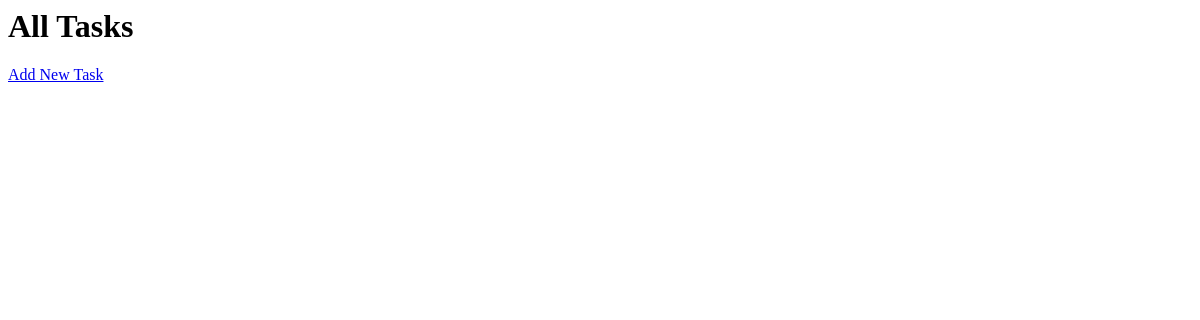
/api/tasks, run on an earlier commit of the app's database.
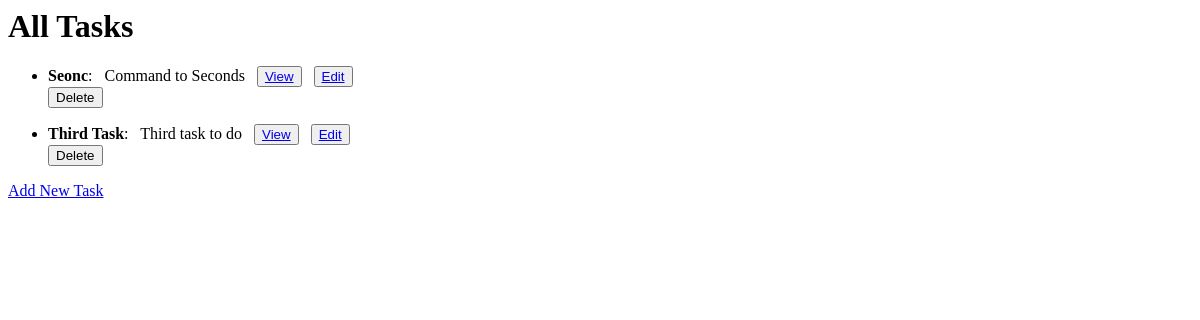
And on a later commit of the database.
### exapp/models.py (models this page shows, shortened)
class TaskModel(models.Model):
    title =models.CharField(max_length=100)
    description =models.CharField(max_length=200)
    status = models.CharField(
        max_length=10,
        choices=STATUS_CHOICES,
        default='incomplete',
    )

### exapp/views.py (the view)
# urls.py: path('tasks', views.getAllTask, name='tasks'),
def getAllTask(request):
    tasks = TaskModel.objects.all()
    return render(request, 'allTasks.html', {'tasks': tasks})

### templates/exapp/allTasks.html (shortened to what this page needs)
<h1>All Tasks</h1>
    <ul>
        {% for task in tasks %}
            <li>
                <strong>{{ task.title }}</strong>: &nbsp; {{ task.description }} &nbsp;
                <button>
                    <a href="{% url 'singleTask' task.id %}">View</a>
                </button> &nbsp;
                <button>
                    <a href="{% url 'update' task.id %}">Edit</a>
                </button>
                <form method="POST" action="{% url 'delete' task.id %}">
                    <button type="submit">Delete</button>
                </form>
            </li>
        {% endfor %}
    </ul>
    <a href="{% url 'add' %}">Add New Task</a>

What changed in the data, as far as the page shows it:
added TaskModel: title "Seonc", description "Command to Seconds"
added TaskModel: title "Third Task", description "Third task to do"
